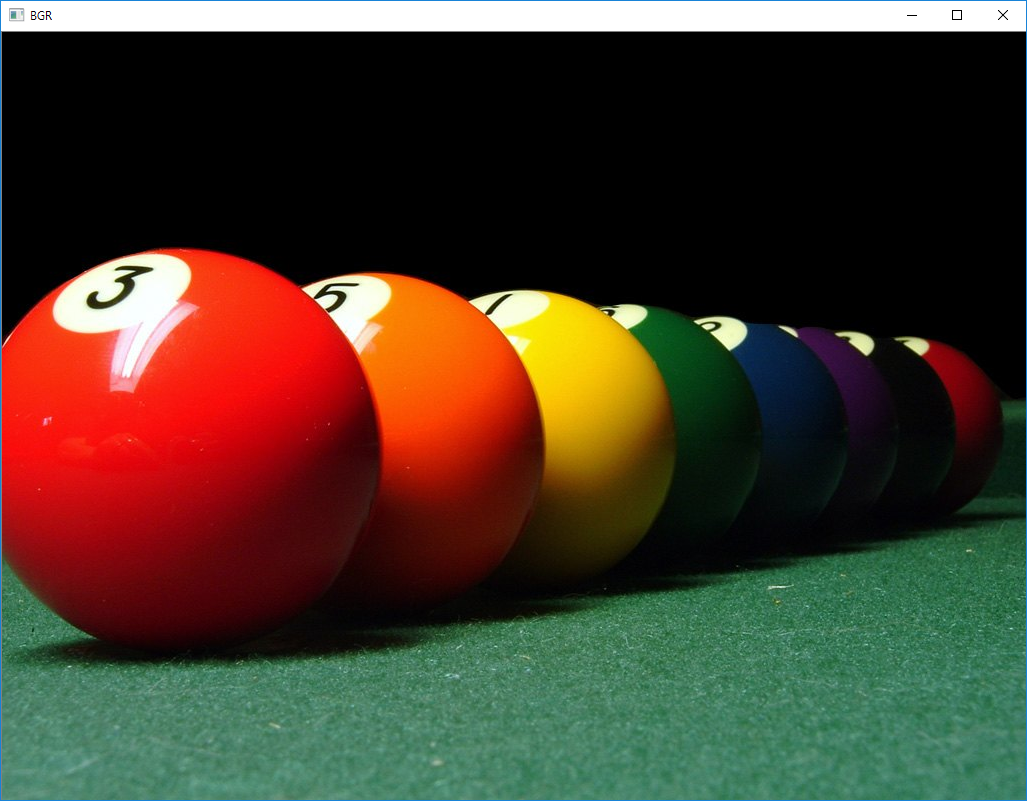
#> input picture billard.png, 1027 x 801 px
$ python OpenCV_image_split_merge.py
#> lines starting #> are read from the running program, lines starting #| are printed output that depends on the picture
# -*- coding: utf-8 -*-
"""
Created on Sun Mar  3 20:46:18 2019

@author: ganze
"""

#image channel split & merge

import cv2
import numpy as np

img_color = cv2.imread('billard.png', cv2.IMREAD_COLOR )
#> img_color is the input picture: shape (801, 1027, 3); mean B, G, R 42.3, 57.6, 71.2

img_b,img_g,img_r = cv2.split(img_color)
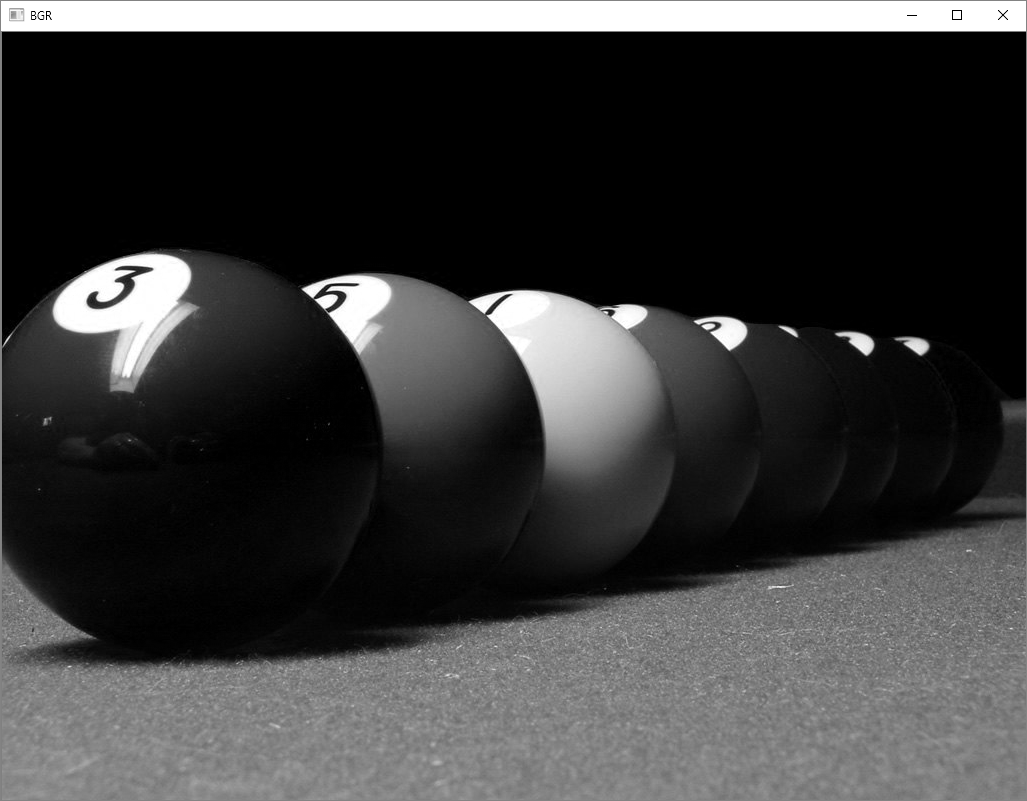
#> img_g: shape (801, 1027); min 0, max 255, mean 57.6
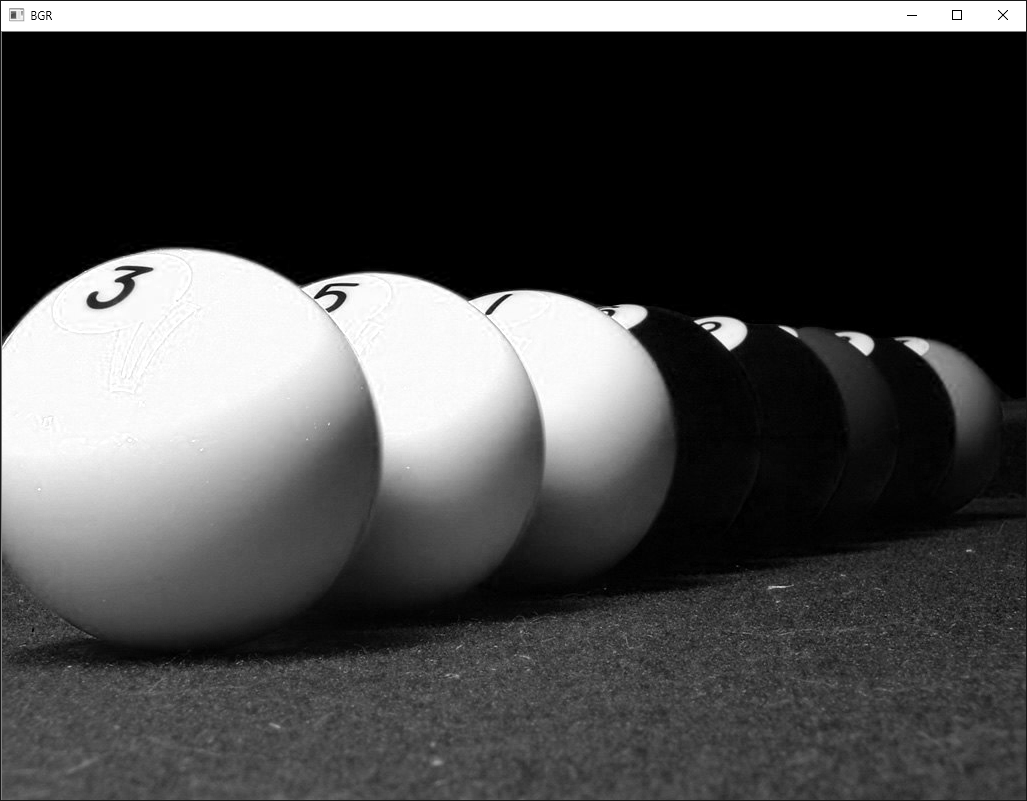
#> img_r: shape (801, 1027); min 0, max 255, mean 71.2

zeros = np.zeros((img_color.shape[0], img_color.shape[1]), dtype="uint8")
img_b = cv2.merge([img_b, zeros, zeros])
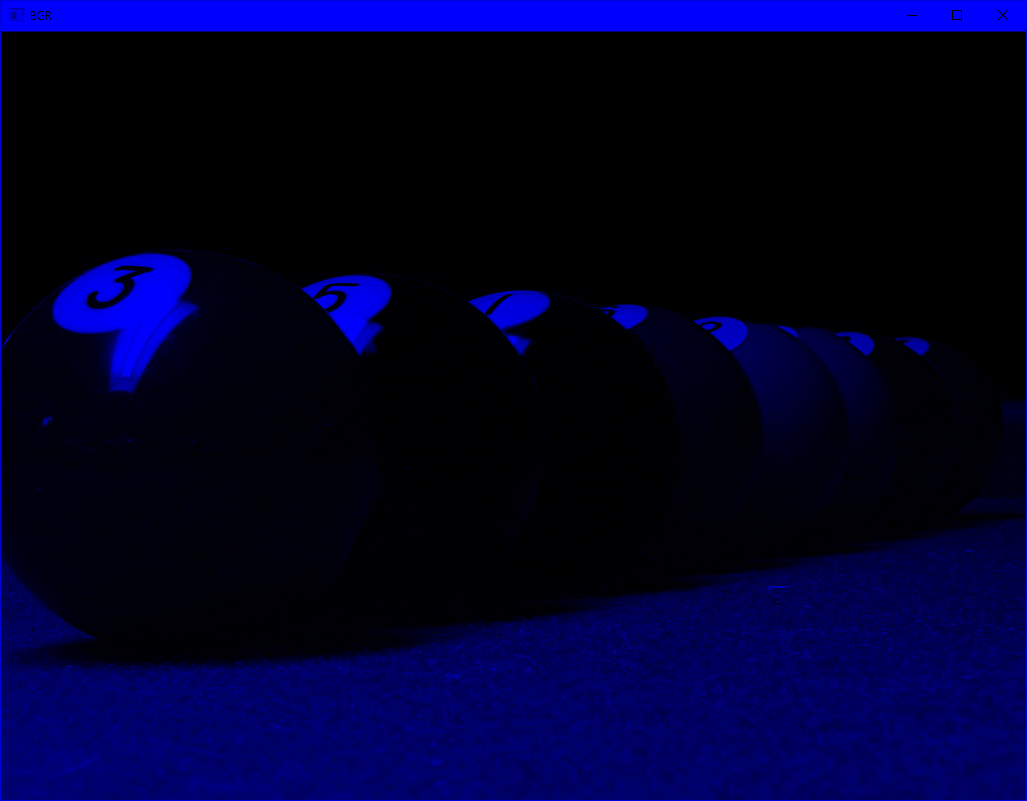
#> img_b: shape (801, 1027, 3); mean of channels 0, 1, 2 42.3, 0, 0; drawn as B, G, R
img_g = cv2.merge([zeros, img_g, zeros])
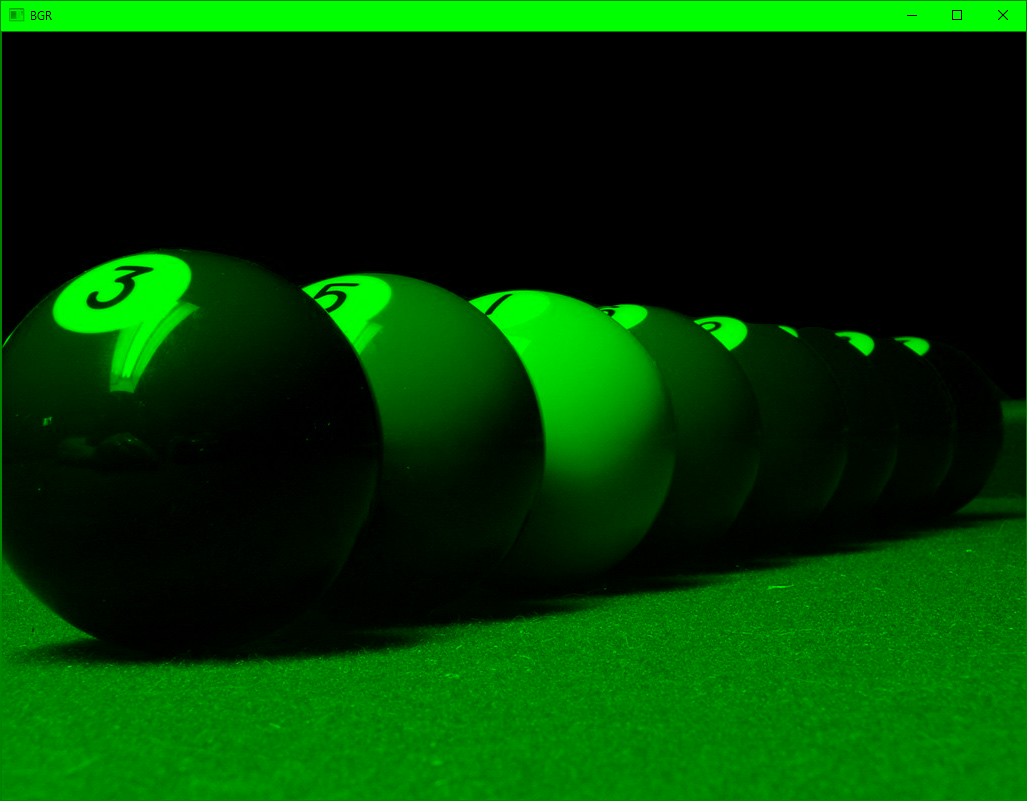
#> img_g: shape (801, 1027, 3); mean of channels 0, 1, 2 0, 57.6, 0; drawn as B, G, R
img_r = cv2.merge([zeros, zeros, img_r])
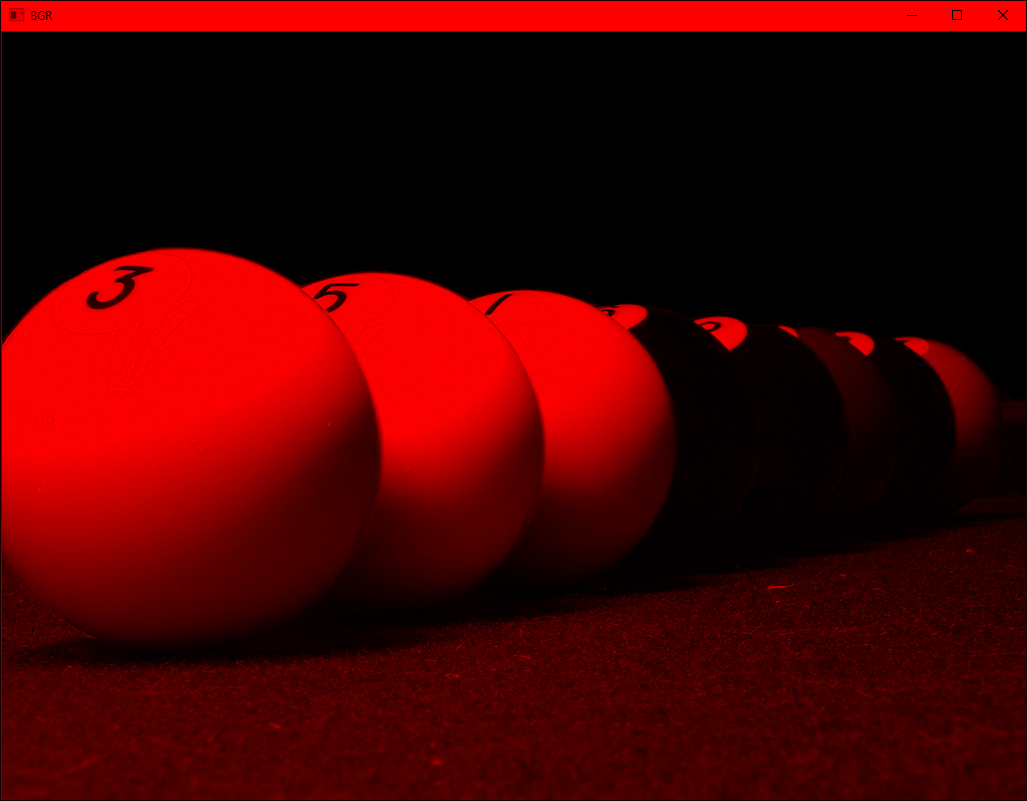
#> img_r: shape (801, 1027, 3); mean of channels 0, 1, 2 0, 0, 71.2; drawn as B, G, R

cv2.imshow("BGR", img_color)
cv2.imshow("B", img_b)
cv2.imshow("G", img_g)
cv2.imshow("R", img_r)

cv2.waitKey(0)

cv2.destroyAllWindows()

$ run again, with ada_image_test.png copied over billard.png
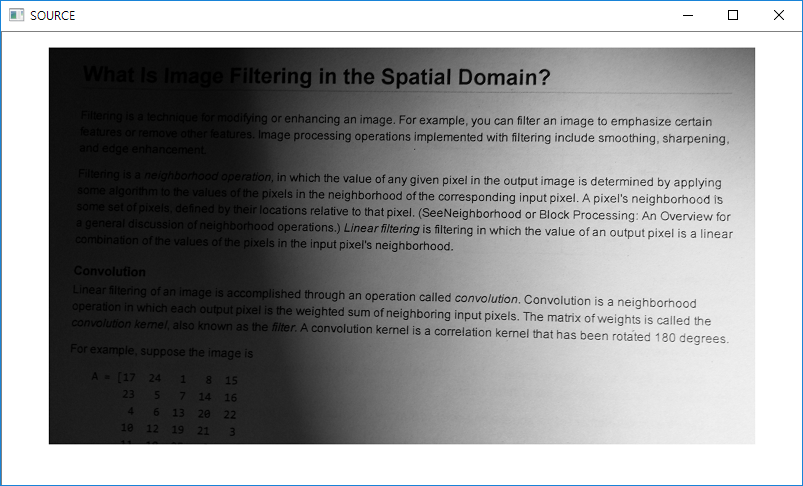
#> input picture ada_image_test.png, 803 x 486 px
#> img_color is the input picture: shape (486, 803, 3); mean B, G, R 149.8, 149.3, 148.6
#> `img_g = cv2.merge([zeros, img_g, zeros])`:
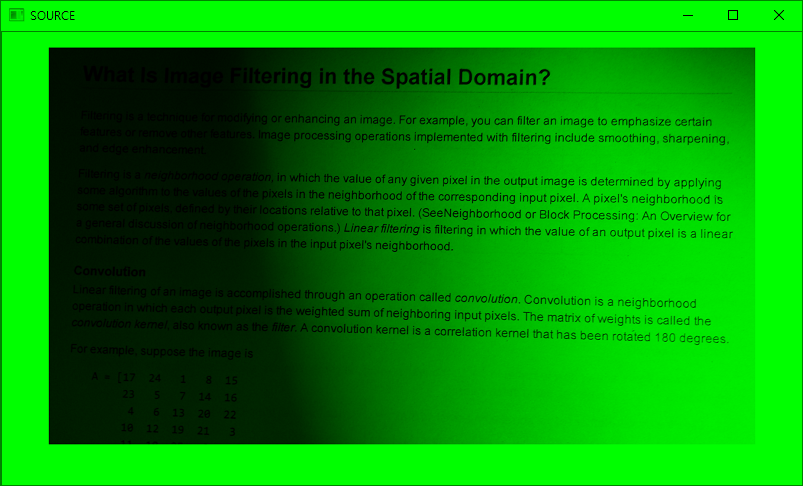
#> img_g: shape (486, 803, 3); mean of channels 0, 1, 2 0, 149.3, 0; drawn as B, G, R
#> `img_r = cv2.merge([zeros, zeros, img_r])`:
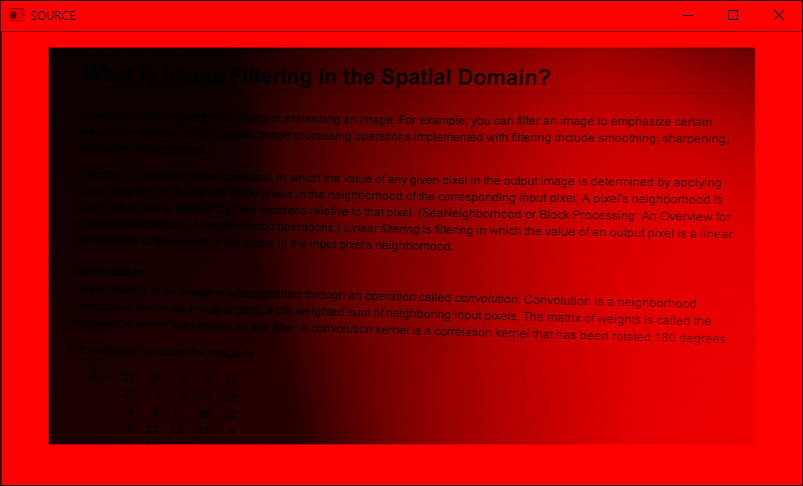
#> img_r: shape (486, 803, 3); mean of channels 0, 1, 2 0, 0, 148.6; drawn as B, G, R

$ run again, with cat.png copied over billard.png
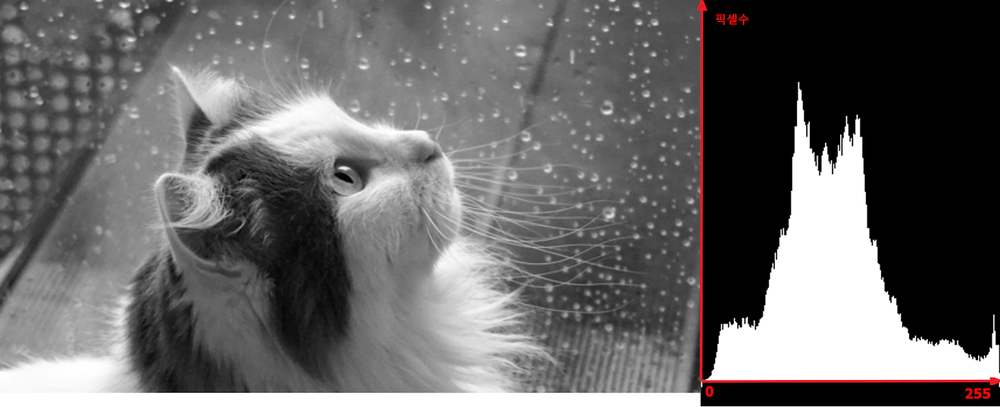
#> input picture cat.png, 1000 x 407 px, shrunk from 1600 x 651 before the run
#> img_color is the input picture: shape (407, 1000, 3); mean B, G, R 103.1, 103, 104.2
#> `img_g = cv2.merge([zeros, img_g, zeros])`:
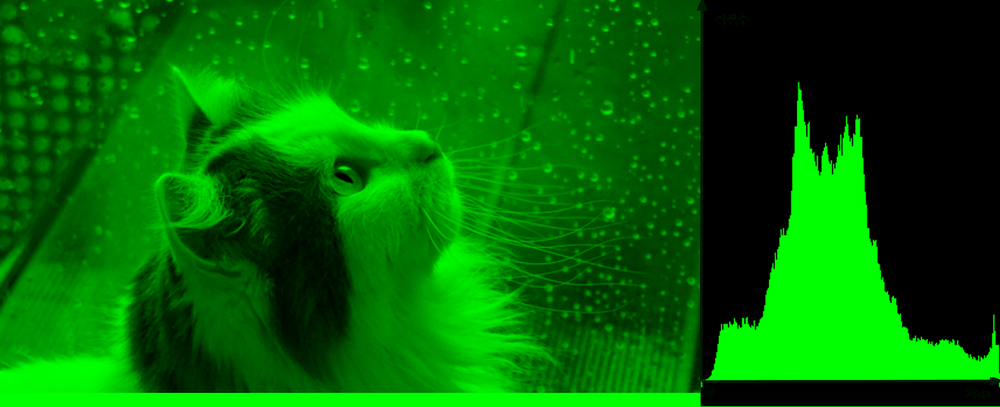
#> img_g: shape (407, 1000, 3); mean of channels 0, 1, 2 0, 103, 0; drawn as B, G, R
#> `img_r = cv2.merge([zeros, zeros, img_r])`:
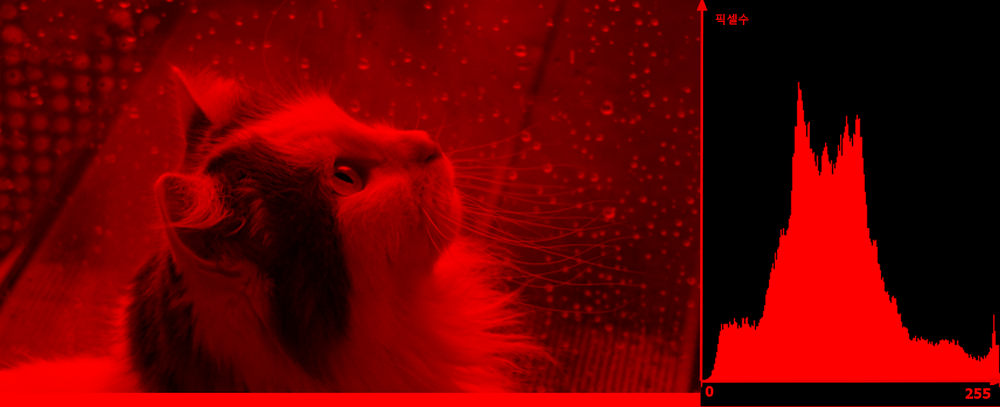
#> img_r: shape (407, 1000, 3); mean of channels 0, 1, 2 0, 0, 104.2; drawn as B, G, R

$ run again, with clahe.png copied over billard.png
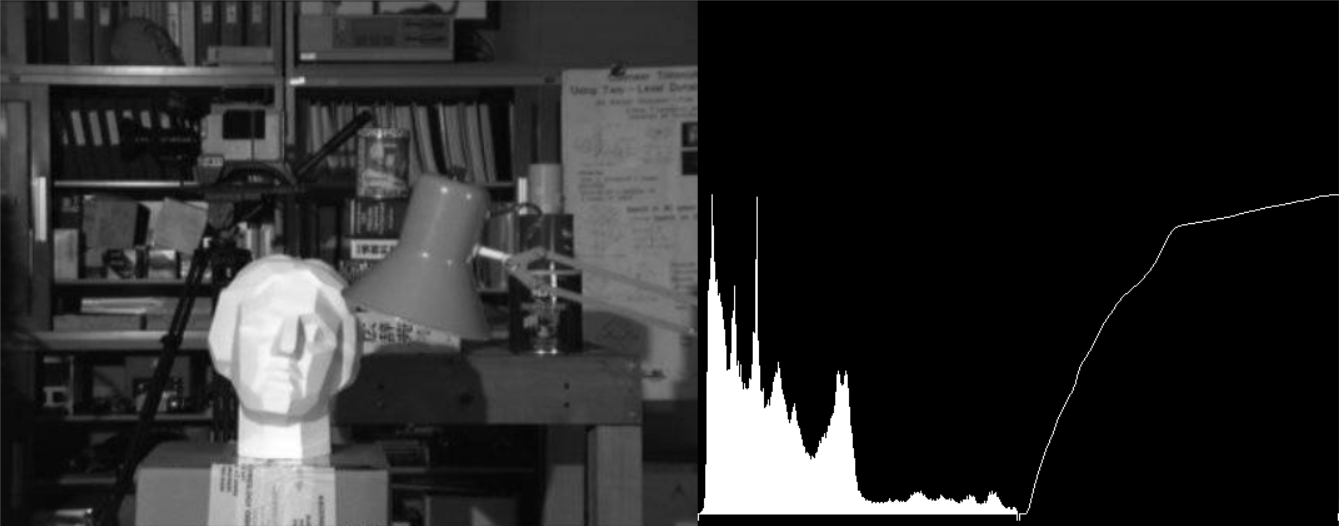
#> input picture clahe.png, 1339 x 526 px
#> img_color is the input picture: shape (526, 1339, 3); min 0, max 255, mean 44.2
#> `img_g = cv2.merge([zeros, img_g, zeros])`:
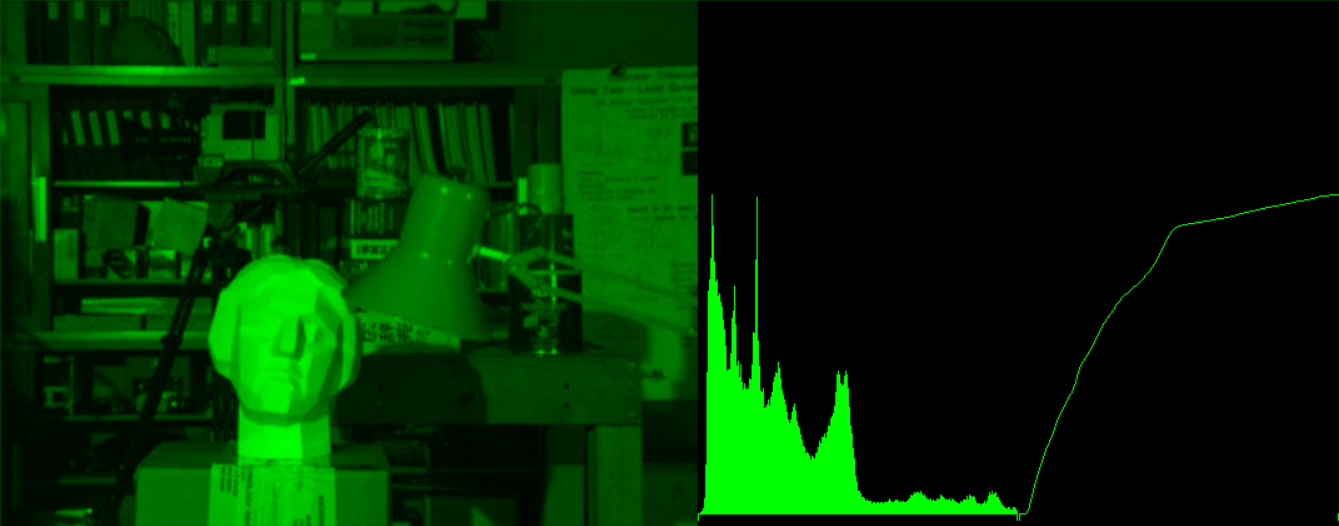
#> img_g: shape (526, 1339, 3); mean of channels 0, 1, 2 0, 44.2, 0; drawn as B, G, R
#> `img_r = cv2.merge([zeros, zeros, img_r])`:
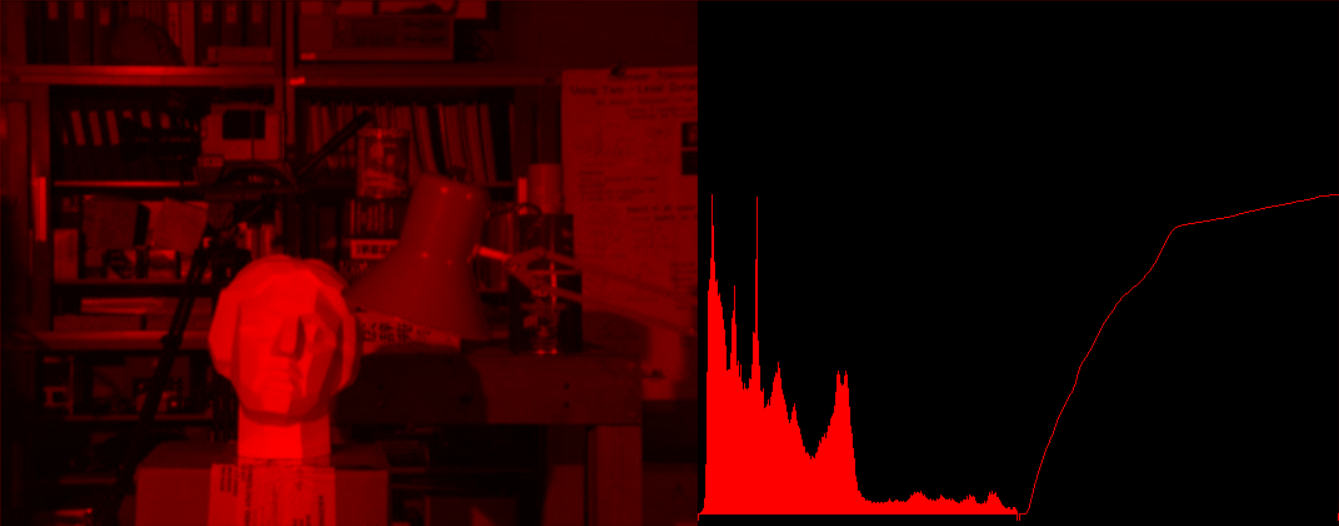
#> img_r: shape (526, 1339, 3); mean of channels 0, 1, 2 0, 0, 44.2; drawn as B, G, R
